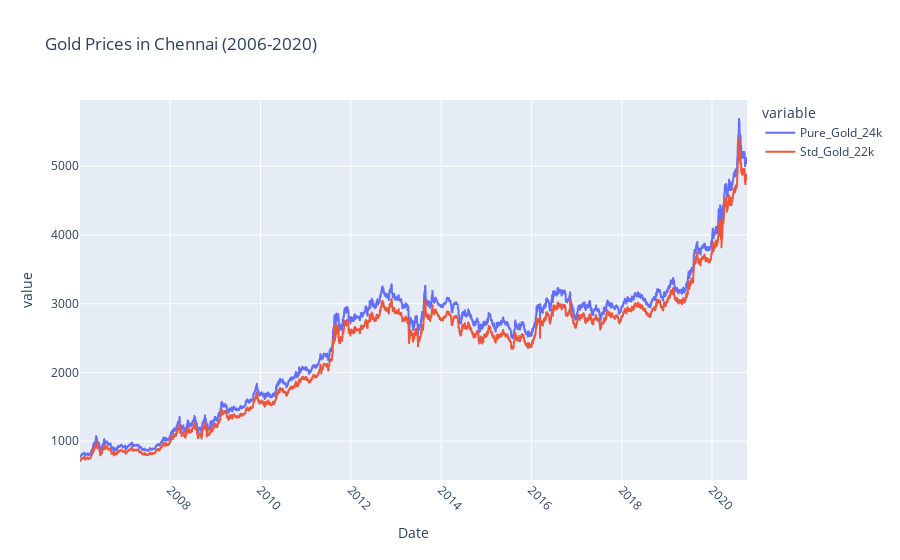

Notebook code cell kept with this figure:
### Code cell
#Gold price in chennai from 2006 to 2020
fig = px.line(gold_dataset, x=gold_dataset.index, y=gold_dataset.columns, title='Gold Prices in Chennai (2006-2020)')
fig.update_xaxes(tickangle=45)
fig.show()

### Figure 1 — Plotly figure (JSON) as saved in the notebook; plotly's stock layout.template omitted (floating-point values rounded to 4 significant figures; data arrays with more than 128 entries replaced by an {"elided": "..."} marker saying what was removed)
{"data": [{"hovertemplate": "variable=Pure_Gold_24k<br>Date=%{x}<br>value=%{y}<extra></extra>", "legendgroup": "Pure_Gold_24k", "line": {"color": "#636efa", "dash": "solid"}, "marker": {"symbol": "circle"}, "mode": "lines", "name": "Pure_Gold_24k", "showlegend": true, "type": "scattergl", "x": {"elided": "4971 str values"}, "xaxis": "x", "y": {"elided": "4971 float values"}, "yaxis": "y"}, {"hovertemplate": "variable=Std_Gold_22k<br>Date=%{x}<br>value=%{y}<extra></extra>", "legendgroup": "Std_Gold_22k", "line": {"color": "#EF553B", "dash": "solid"}, "marker": {"symbol": "circle"}, "mode": "lines", "name": "Std_Gold_22k", "showlegend": true, "type": "scattergl", "x": {"elided": "4971 str values"}, "xaxis": "x", "y": {"elided": "4971 float values"}, "yaxis": "y"}], "layout": {"legend": {"title": {"text": "variable"}, "tracegroupgap": 0}, "title": {"text": "Gold Prices in Chennai (2006-2020)"}, "xaxis": {"anchor": "y", "domain": [0, 1], "tickangle": 45, "title": {"text": "Date"}}, "yaxis": {"anchor": "x", "domain": [0, 1], "title": {"text": "value"}}}}
